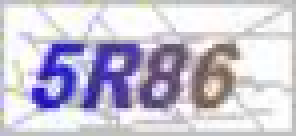
#> input picture python实例/ocr/captcha.png, 74 x 34 px, found by its file name (shown 4 times larger)
$ python open_cv.py
#> lines starting #> are read from the running program, lines starting #| are printed output that depends on the picture; after the words box and inside, x2 and y2 are one past the last pixel; in counts of white or black regions, pixels touching at a corner belong together
#> further down, src is the input picture: shape (34, 74, 3); mean B, G, R 211.3, 196, 200.5
import cv2 as cv
import pytesseract
from PIL import Image


# https://blog.csdn.net/weixin_43881394/article/details/108293799

# [44 lines left out: functions recognize_text1, recognize_text2, not called in this run]


def recognize_text3(image):
    # 边缘保留滤波  去噪
    blur = cv.pyrMeanShiftFiltering(image, sp=8, sr=60)
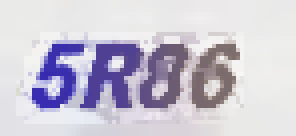
#> blur: shape (34, 74, 3) (shown 4 times larger); mean B, G, R 212.6, 198.4, 202.6
    cv.imshow('dst', blur)
    # 灰度图像
    gray = cv.cvtColor(blur, cv.COLOR_BGR2GRAY)
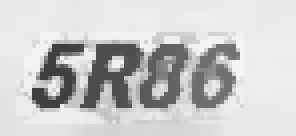
#> gray: shape (34, 74) (shown 4 times larger); min 60, max 247, mean 201.3
    # 二值化  设置阈值  自适应阈值的话 黄色的4会提取不出来
    ret, binary = cv.threshold(gray, 185, 255, cv.THRESH_BINARY_INV)
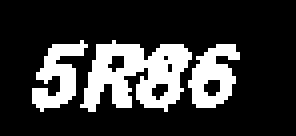
#> binary: shape (34, 74) (shown 4 times larger); 21.7% white; 3 white regions, box (x1, y1, x2, y2) and area: (20, 10, 48, 28) 301, (47, 11, 60, 27) 124, (8, 10, 22, 28) 121
    print(f'二值化设置的阈值：{ret}')
    cv.imshow('binary', binary)
    # 逻辑运算  让背景为白色  字体为黑  便于识别
    cv.bitwise_not(binary, binary)
    cv.imshow('bg_image', binary)
    # 识别
    test_message = Image.fromarray(binary)
    text = pytesseract.image_to_string(test_message)
    print(f'识别结果：{text}')


src = cv.imread(r'captcha.png')
cv.imshow('input image', src)
recognize_text3(src)
#> (the call stopped at in recognize_text3, `text = pytesseract.image_to_string(test_message)`: pytesseract is not available in this run)
cv.waitKey(0)
cv.destroyAllWindows()
